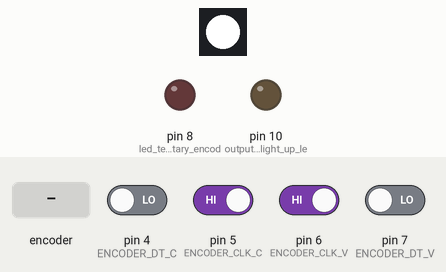
Simulated run of this sketch. Board: Arduino Uno, built with avr-gcc and run on an emulated ATmega328P. Parts: 1 RGB LEDs in strip order, left to right, output pins drawn as LEDs (lit = HIGH). Inputs (shaded band) come from the test bench; at power-on: pin 5 (ENCODER_CLK_C), pin 6 (ENCODER_CLK_V) HIGH, pin 4 (ENCODER_DT_C), pin 7 (ENCODER_DT_V) LOW. Dim RGB values are drawn brighter than linear.

Above: at 1.2 s.
1.3 s: rotary encoder on pin 5 (ENCODER_CLK_C) / pin 7 (ENCODER_DT_V) turned 3 steps (first pin leading)
At 2.2 s:
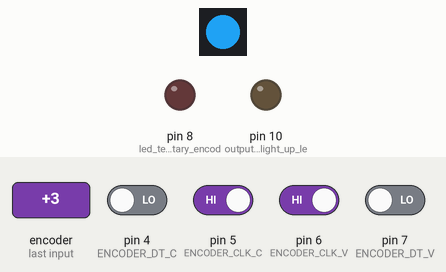
3.4 s: rotary encoder on pin 5 (ENCODER_CLK_C) / pin 7 (ENCODER_DT_V) turned 3 steps (first pin leading)
At 5.0 s:
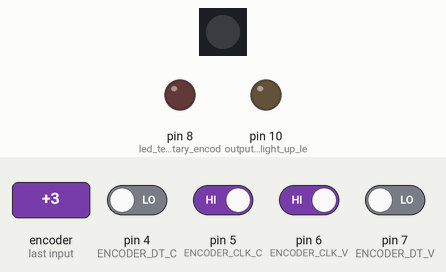
5.5 s: rotary encoder on pin 5 (ENCODER_CLK_C) / pin 7 (ENCODER_DT_V) turned 3 steps (first pin leading)
At 6.6 s:
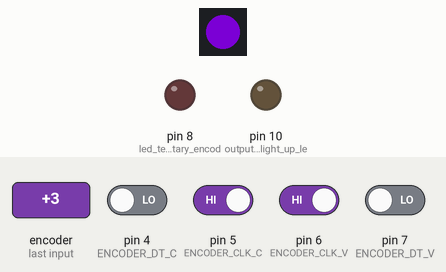
7.6 s: rotary encoder on pin 5 (ENCODER_CLK_C) / pin 7 (ENCODER_DT_V) turned 3 steps (first pin leading)
At 7.9 s:
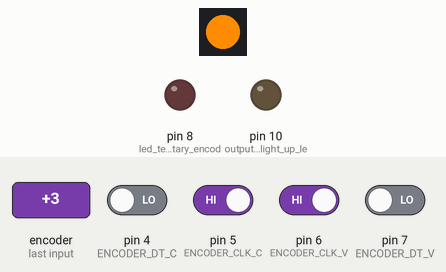
9.7 s: rotary encoder on pin 5 (ENCODER_CLK_C) / pin 7 (ENCODER_DT_V) turned 3 steps (first pin leading)
At 11.1 s:
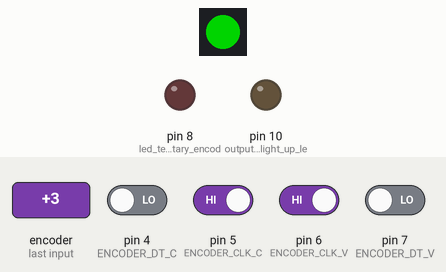
11.8 s: pin 6 (ENCODER_CLK_V) driven LOW
At 12.5 s:
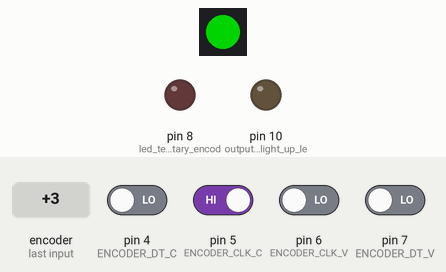
Timing chart, 0 to 14.4 s (numbered marks = the images above; inputs shaded):
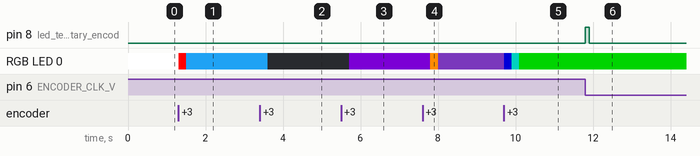

Measured:
- after the input at 1.3 s, RGB LED 0: RGB(255, 255, 255) → RGB(255, 0, 0) at once, → RGB(28, 144, 217) 0.20 s later
- after the input at 3.4 s, RGB LED 0: RGB(28, 144, 217) → off after 0.20 s
- after the input at 5.5 s, RGB LED 0: off → RGB(75, 0, 130) after 0.20 s
- after the input at 7.6 s, RGB LED 0: RGB(75, 0, 130) → RGB(255, 140, 0) after 0.20 s, → RGB(50, 23, 77) 0.20 s later
- after the input at 9.7 s, RGB LED 0: RGB(50, 23, 77) → RGB(0, 0, 139) at once, → RGB(1, 121, 111) 0.20 s later, → RGB(0, 128, 0) 0.20 s later
- after the input at 11.8 s, pin 8 (led_test_for_rotary_encod): LOW → HIGH at once, → LOW 0.10 s later

The sketch:

rotary_encoder_testing.ino
```cpp
// ArrayOfLedArrays - see https://github.com/FastLED/FastLED/wiki/Multiple-Controller-Examples for more info on
// using multiple controllers

//to view simulation: https://wokwi.com/arduino/projects/321063892073579091

/* Referenced from Janelle's simulation
  Leftmost encoder is for vertical movement, the middle is for horizontal
  and the last one is for colour picking (Note: It takes multiple clicks
  to go to the next colour. One colour is the eraser). Refer to the Notion
  (API Map ->Read Colour -> Open) for the colour wheel*/

// Differences between this simulator and our actual display:
// 1) The simulator is a bit laggy
// 2) The data, VSS, and GND pins are attached to the strip closest
// to the LED with index 0. We'll want to mount the LED strips with
// the wiring on the left side of the display if we want to keep this
// coordinate system

#include <FastLED.h>

#define NUM_STRIPS 32
#define NUM_LEDS_PER_STRIP 32

#define ENCODER_CLK_V 6
#define ENCODER_DT_V 7
#define ENCODER_CLK_H 2
#define ENCODER_DT_H 3

#define ENCODER_CLK_C 5
#define ENCODER_DT_C 4

#define CLEAR_PIN 18

volatile bool playEtchASketch = true;
volatile bool shouldClearDisplay = false;
int prevVertical = 0;
int prevHorizontal = 0;
volatile unsigned long lastActive = millis();
unsigned long IDLE_TIMEOUT = 10000;

uint8_t vertical = 0;
String Vertical;
uint8_t horizontal = 0;
String Horizontal;

int vCounter = 0;
int hCounter = 0;

int prevClk_H = HIGH;
int prevClk_V = HIGH;
int prevClk_C = HIGH;

int counter = 0;

//replaced leds[31][31] with leds[1] because I'm testing only one rgb led
// leds[0][0] is the bottom left corner
// leds[0][31] is the bottom right corner
// leds[31][0] is the top left corner
CRGB leds[1];

//contains rgb codes of the colour wheel
CRGB colours[20];


void setup() {

  //setting up the colours
  colours[0] = CRGB::White;
  colours[1] = CRGB(220, 20, 60);
  colours[2] = CRGB::Red;
  colours[3] = CRGB(255, 69, 0); //yellow
  colours[4] = CRGB(157, 194, 9); //light green
  colours[5] = CRGB(0, 128, 0); //green
  colours[6] = CRGB(1, 121, 111); //light blue
  colours[7] = CRGB(0, 0, 139); //blue
  colours[8] = CRGB(50, 23, 77); //purple
  colours[9] = CRGB(255, 140, 0); //yellow
  colours[10] = CRGB(75, 0, 130); //purple
  colours[11] = CRGB(75, 0, 130); //purple
  colours[12] = CRGB(75, 0, 130); //purple
  colours[13] = CRGB::Black; //eraser
  colours[14] = CRGB::Black; //eraser
  colours[15] = CRGB::Black; //eraser
  colours[16] = CRGB(28, 144, 217); //blue
  colours[17] = CRGB(28, 144, 217); //blue
  colours[18] = CRGB(28, 144, 217); //blue
  colours[19] = CRGB::Red;

  //setting up rotary encoder pins
  //pinMode(ENCODER_CLK_H, INPUT);
  //pinMode(ENCODER_DT_H, INPUT);
  pinMode(ENCODER_CLK_V, INPUT);
  pinMode(ENCODER_DT_V, INPUT);
  pinMode(ENCODER_CLK_C, INPUT);
  pinMode(ENCODER_DT_C, INPUT);
  pinMode(8, OUTPUT); //led test for rotary encoder (pixel movement)

  pinMode(CLEAR_PIN, INPUT); //interrupt pin for button
  pinMode(9, INPUT); //input pin to give info to the arduino about the button state
  pinMode(10, OUTPUT); //output pin to light up led when button is pressed
  pinMode(11, OUTPUT); //rgb led output

  attachInterrupt(digitalPinToInterrupt(CLEAR_PIN), HandleClearButton, RISING);
  FastLED.addLeds<WS2812, 11, GRB>(leds, 1);
}

//blinks the led based on the position of the pixel movement encoders
void blinkLED() {
  digitalWrite(8, HIGH);
  delay(vertical * 100);
  digitalWrite(8, LOW);
}

//updates the horizontal location of the "cursor" and bounds it
void updateValueH(int delta) {
  horizontal = constrain(horizontal + delta, 0, 31);
  return;
}

//updates the vertical location of the "cursor" and bounds it
void updateValueV(int delta) {
  vertical = constrain(vertical + delta, 0, 31);
  return;
}

//reads the vertical encoder and draws a new pixel depending on the input
void ReadVerticalEncoder() {
  int clk_V = digitalRead(ENCODER_CLK_V);
  if ((clk_V != prevClk_V) && (clk_V == LOW)) {
    int dtV = digitalRead(ENCODER_DT_V);
    int deltaV = dtV == HIGH ? 1 : -1;
    updateValueV(deltaV);
    blinkLED();
  }
  prevClk_V = clk_V;
}

//reads horizontal encoder and draws a new pixel depending on input

void ReadHorizontalEncoder() {
  int clk_H = digitalRead(ENCODER_CLK_H);
  if ((clk_H != prevClk_H) && (clk_H == LOW)) {
    int dtH = digitalRead(ENCODER_DT_H);
    int deltaH = dtH == HIGH ? 1 : -1;
    updateValueH(deltaH);
  }
  prevClk_H = clk_H;
}

//reads the colour wheel encoder and changes the position of the wheel by +1 or -1
void ReadColour() {
  int clk_C = digitalRead(ENCODER_CLK_C);
  if ((clk_C != prevClk_C) && (clk_C == LOW)) {
    int dtC = digitalRead(ENCODER_DT_C);
    int deltaC = dtC == HIGH ? 1 : -1;
    updateRotaryValue(deltaC);
  }
  updateColour();
  prevClk_C = clk_C;
}

//updates the position in the colour wheel, makes sure it does not go out of bounds
void updateRotaryValue(int delta) {
  if ((counter <= 0) && (delta < 0)) { //going left
    counter = 19;
  }
  else if ((counter >= 19) && (delta > 0)) {//going right
    counter = 0;
  }
  else { //add like normal
    counter = counter + delta;
  }
}

//updates the colour of the pixel depending on the position of the colour wheel (using the colours database)
void updateColour() {
  leds[0] = colours[counter];
  FastLED.show();
}

//interrup isr function for the button
void HandleClearButton()
{
  playEtchASketch = true;
  digitalWrite(10, HIGH);
  delay(1000);
  digitalWrite(10, LOW);
  //shouldClearDisplay = true;
}

void loop() {
  ReadVerticalEncoder();
  ReadColour();
  /*
    leds[0] = CRGB ( 0, 0, 255);
    FastLED.show();
    delay(500);
     leds[0] = CRGB ( 255, 0, 0);
    FastLED.show();
    delay(500);
     leds[0] = CRGB ( 0, 255, 0);
    FastLED.show();
    delay(500);*/

  //ReadVerticalEncoder();
  //ReadHorizontalEncoder();
}
```
